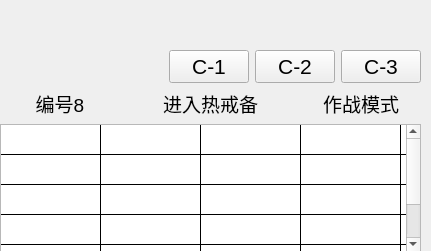
   <widget class="QWidget" name="widget_2" native="true">
    <property name="geometry">
     <rect>
      <x>20</x>
      <y>830</y>
      <width>431</width>
      <height>251</height>
     </rect>
    </property>
    <widget class="QWidget" name="verticalLayoutWidget">
     <property name="geometry">
      <rect>
       <x>0</x>
       <y>50</y>
       <width>421</width>
       <height>251</height>
      </rect>
     </property>
     <layout class="QVBoxLayout" name="verticalLayout">
      <item>
       <layout class="QHBoxLayout" name="horizontalLayout_17">
        <item>
         <spacer name="horizontalSpacer">
          <property name="orientation">
           <enum>Qt::Horizontal</enum>
          </property>
          <property name="sizeHint" stdset="0">
           <size>
            <width>208</width>
            <height>20</height>
           </size>
          </property>
         </spacer>
        </item>
        <item>
         <widget class="QPushButton" name="pushButton">
          <property name="font">
           <font>
            <pointsize>16</pointsize>
           </font>
          </property>
          <property name="text">
           <string>C-1</string>
          </property>
         </widget>
        </item>
        <item>
         <widget class="QPushButton" name="pushButton_2">
          <property name="font">
           <font>
            <pointsize>16</pointsize>
           </font>
          </property>
          <property name="text">
           <string>C-2</string>
          </property>
         </widget>
        </item>
        <item>
         <widget class="QPushButton" name="pushButton_3">
          <property name="font">
           <font>
            <pointsize>16</pointsize>
           </font>
          </property>
          <property name="text">
           <string>C-3</string>
          </property>
         </widget>
        </item>
       </layout>
      </item>
      <item>
       <layout class="QHBoxLayout" name="horizontalLayout_15">
        <item>
         <widget class="QLabel" name="label_7">
          <property name="maximumSize">
           <size>
            <width>120</width>
            <height>16777215</height>
           </size>
          </property>
          <property name="font">
           <font>
            <pointsize>14</pointsize>
           </font>
          </property>
          <property name="text">
           <string>编号8</string>
          </property>
          <property name="alignment">
           <set>Qt::AlignCenter</set>
          </property>
         </widget>
        </item>
        <item>
         <widget class="QLabel" name="label_9">
          <property name="font">
           <font>
            <pointsize>14</pointsize>
           </font>
          </property>
          <property name="text">
           <string>进入热戒备</string>
          </property>
          <property name="alignment">
           <set>Qt::AlignCenter</set>
          </property>
         </widget>
        </item>
        <item>
         <widget class="QLabel" name="label_8">
          <property name="maximumSize">
           <size>
            <width>120</width>
            <height>16777215</height>
           </size>
          </property>
          <property name="font">
           <font>
            <pointsize>14</pointsize>
           </font>
          </property>
          <property name="text">
           <string>作战模式</string>
          </property>
          <property name="alignment">
           <set>Qt::AlignCenter</set>
          </property>
         </widget>
        </item>
       </layout>
      </item>
      <item>
       <widget class="QTableWidget" name="tableWidget_2">
        <property name="font">
         <font>
          <pointsize>11</pointsize>
         </font>
        </property>
        <property name="styleSheet">
         <string notr="true">gridline-color: rgb(0, 0, 0);</string>
        </property>
        <property name="dragDropOverwriteMode">
         <bool>true</bool>
        </property>
        <property name="selectionMode">
         <enum>QAbstractItemView::NoSelection</enum>
        </property>
        <property name="textElideMode">
         <enum>Qt::ElideLeft</enum>
        </property>
        <property name="verticalScrollMode">
         <enum>QAbstractItemView::ScrollPerItem</enum>
        </property>
        <property name="horizontalScrollMode">
         <enum>QAbstractItemView::ScrollPerItem</enum>
        </property>
        <property name="rowCount">
         <number>6</number>
        </property>
        <property name="columnCount">
         <number>5</number>
        </property>
        <attribute name="horizontalHeaderVisible">
         <bool>false</bool>
        </attribute>
        <attribute name="horizontalHeaderShowSortIndicator" stdset="0">
         <bool>false</bool>
        </attribute>
        <attribute name="horizontalHeaderStretchLastSection">
         <bool>true</bool>
        </attribute>
        <attribute name="verticalHeaderVisible">
         <bool>false</bool>
        </attribute>
        <attribute name="verticalHeaderStretchLastSection">
         <bool>true</bool>
        </attribute>
        <row>
         <property name="text">
          <string>新建行</string>
         </property>
         <property name="font">
          <font>
           <family>Agency FB</family>
           <pointsize>11</pointsize>
          </font>
         </property>
        </row>
        <row>
         <property name="text">
          <string>新建行</string>
         </property>
         <property name="font">
          <font>
           <family>Agency FB</family>
           <pointsize>11</pointsize>
          </font>
         </property>
        </row>
        <row>
         <property name="text">
          <string>新建行</string>
         </property>
         <property name="font">
          <font>
           <family>Agency FB</family>
           <pointsize>11</pointsize>
          </font>
         </property>
        </row>
        <row>
         <property name="text">
          <string>新建行</string>
         </property>
         <property name="font">
          <font>
           <family>Agency FB</family>
           <pointsize>11</pointsize>
          </font>
         </property>
        </row>
        <row>
         <property name="text">
          <string>新建行</string>
         </property>
         <property name="font">
          <font>
           <family>Agency FB</family>
           <pointsize>11</pointsize>
          </font>
         </property>
        </row>
        <row/>
        <column>
         <property name="text">
          <string>新建列</string>
         </property>
         <property name="font">
          <font>
           <pointsize>11</pointsize>
          </font>
         </property>
        </column>
        <column>
         <property name="text">
          <string>新建列</string>
         </property>
         <property name="font">
          <font>
           <pointsize>11</pointsize>
          </font>
         </property>
        </column>
        <column>
         <property name="text">
          <string>新建列</string>
         </property>
         <property name="font">
          <font>
           <family>Agency FB</family>
           <pointsize>11</pointsize>
          </font>
         </property>
        </column>
        <column>
         <property name="text">
          <string>新建列</string>
         </property>
         <property name="font">
          <font>
           <family>Agency FB</family>
           <pointsize>11</pointsize>
          </font>
         </property>
        </column>
        <column/>
        <item row="0" column="0">
         <property name="text">
          <string/>
         </property>
         <property name="font">
          <font>
           <pointsize>11</pointsize>
          </font>
         </property>
        </item>
       </widget>
      </item>
      <item>
       <layout class="QHBoxLayout" name="horizontalLayout_16">
        <item>
         <widget class="QLabel" name="label_10">
          <property name="minimumSize">
           <size>
            <width>0</width>
            <height>25</height>
           </size>
          </property>
          <property name="maximumSize">
           <size>
            <width>120</width>
            <height>16777215</height>
           </size>
          </property>
          <property name="font">
           <font>
            <pointsize>14</pointsize>
           </font>
          </property>
          <property name="text">
           <string>C-13</string>
          </property>
          <property name="alignment">
           <set>Qt::AlignCenter</set>
          </property>
         </widget>
        </item>
        <item>
         <widget class="QLabel" name="label_12">
          <property name="maximumSize">
           <size>
            <width>120</width>
            <height>16777215</height>
           </size>
          </property>
          <property name="font">
           <font>
            <pointsize>14</pointsize>
           </font>
          </property>
          <property name="text">
           <string>编号8</string>
          </property>
          <property name="alignment">
           <set>Qt::AlignLeading|Qt::AlignLeft|Qt::AlignVCenter</set>
          </property>
         </widget>
        </item>
        <item>
         <widget class="QLabel" name="label_11">
          <property name="maximumSize">
           <size>
            <width>120</width>
            <height>16777215</height>
           </size>
          </property>
          <property name="font">
           <font>
            <pointsize>14</pointsize>
           </font>
          </property>
          <property name="text">
           <string>C-14</string>
          </property>
          <property name="alignment">
           <set>Qt::AlignCenter</set>
          </property>
         </widget>
        </item>
        <item>
         <widget class="QLabel" name="label_15">
          <property name="maximumSize">
           <size>
            <width>120</width>
            <height>16777215</height>
           </size>
          </property>
          <property name="font">
           <font>
            <pointsize>14</pointsize>
           </font>
          </property>
          <property name="text">
           <string>编号8</string>
          </property>
          <property name="alignment">
           <set>Qt::AlignLeading|Qt::AlignLeft|Qt::AlignVCenter</set>
          </property>
         </widget>
        </item>
        <item>
         <widget class="QLabel" name="label_14">
          <property name="maximumSize">
           <size>
            <width>120</width>
            <height>16777215</height>
           </size>
          </property>
          <property name="font">
           <font>
            <pointsize>14</pointsize>
           </font>
          </property>
          <property name="text">
           <string>C-15</string>
          </property>
          <property name="alignment">
           <set>Qt::AlignCenter</set>
          </property>
         </widget>
        </item>
        <item>
         <widget class="QLabel" name="label_13">
          <property name="maximumSize">
           <size>
            <width>120</width>
            <height>16777215</height>
           </size>
          </property>
          <property name="font">
           <font>
            <pointsize>14</pointsize>
           </font>
          </property>
          <property name="text">
           <string>编号8</string>
          </property>
          <property name="alignment">
           <set>Qt::AlignLeading|Qt::AlignLeft|Qt::AlignVCenter</set>
          </property>
         </widget>
        </item>
       </layout>
      </item>
     </layout>
    </widget>
   </widget>
